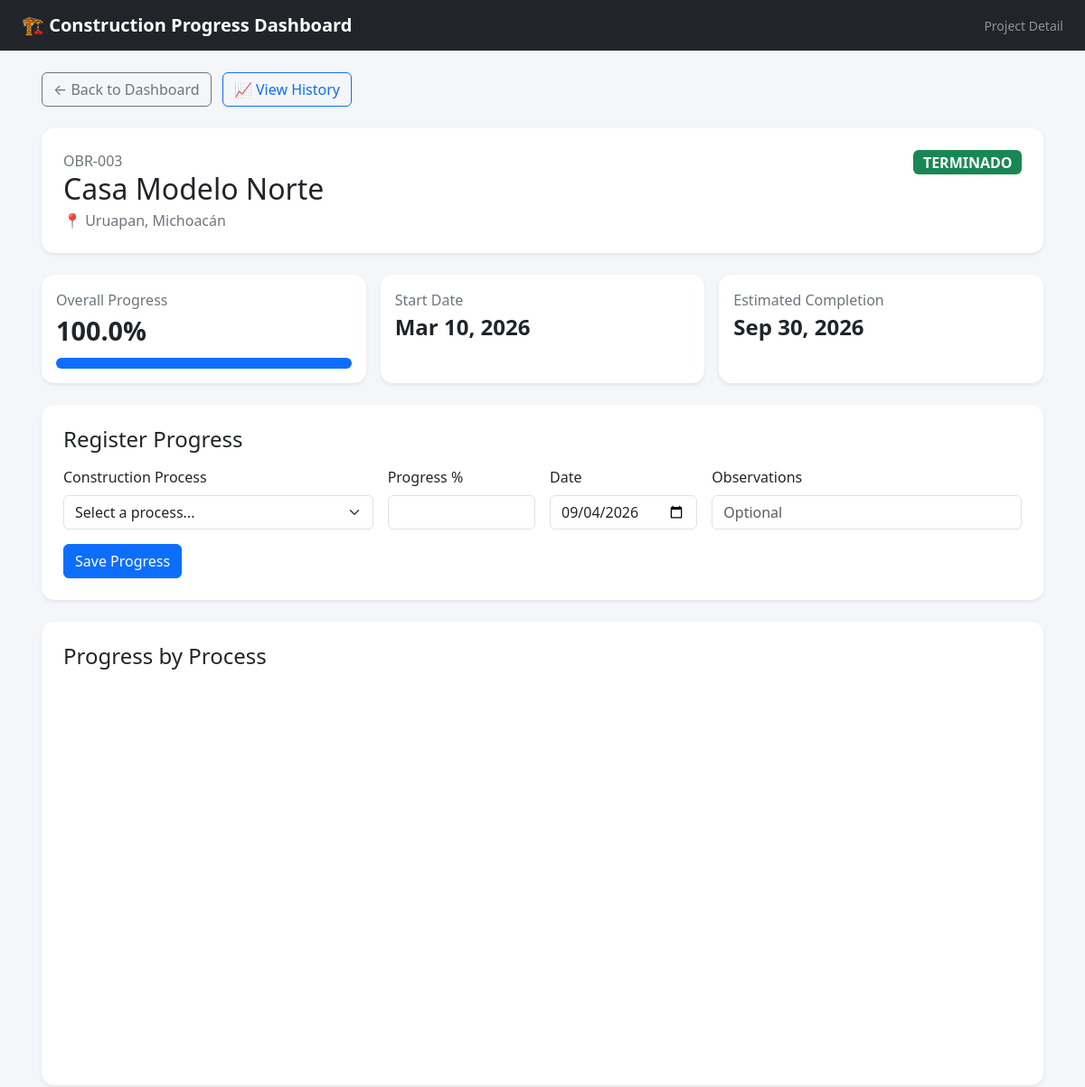
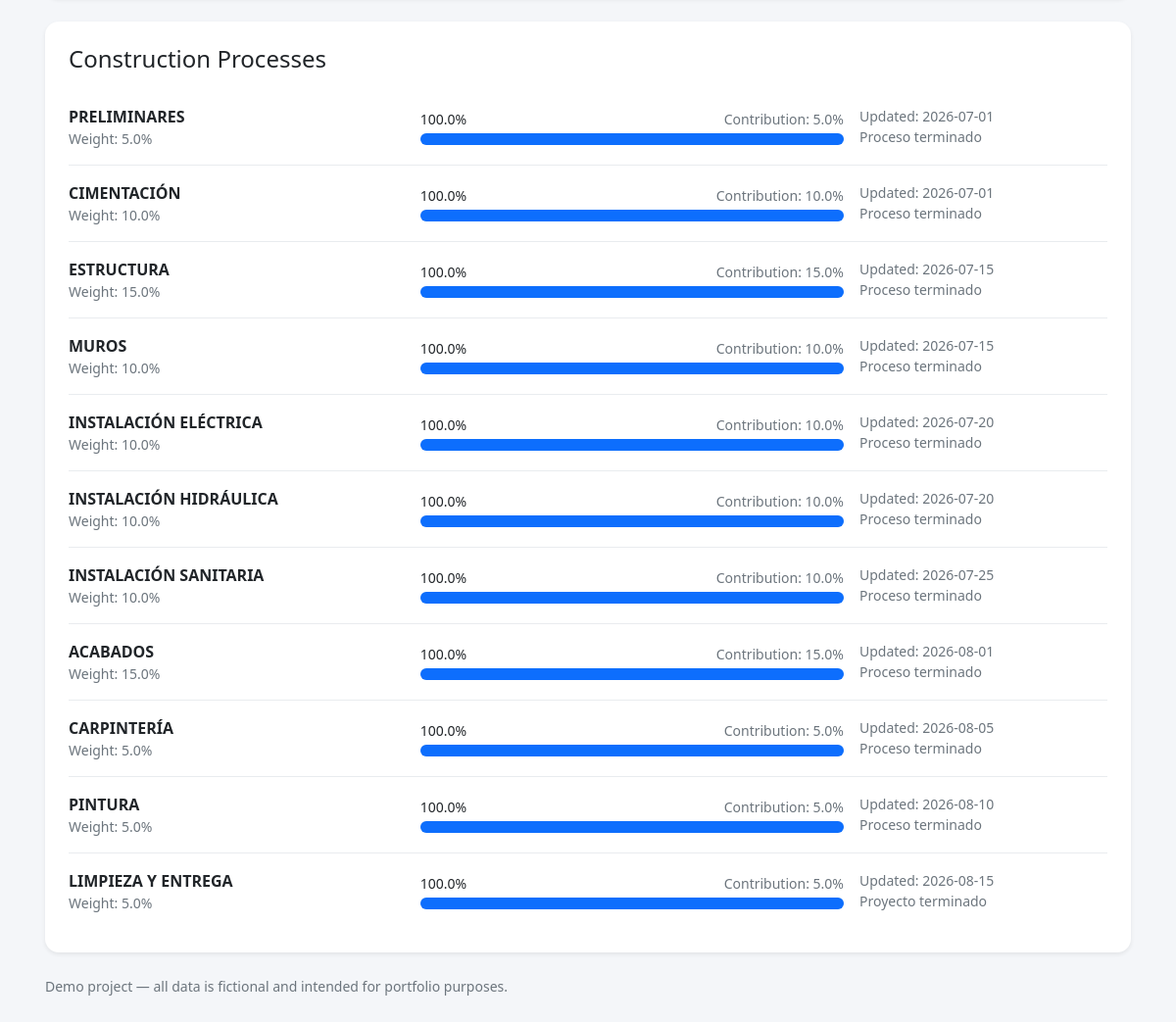
Screenshot of /detail.php?id=3 with the database file from the repository (2 pictures, top to bottom).
### tables this page shows
CREATE TABLE proyectos (
    id INT UNSIGNED AUTO_INCREMENT PRIMARY KEY,
    codigo VARCHAR(30) NOT NULL UNIQUE,
    nombre VARCHAR(150) NOT NULL,
    ubicacion VARCHAR(150) DEFAULT NULL,
    fecha_inicio DATE DEFAULT NULL,
    fecha_fin_estimada DATE DEFAULT NULL,
    estado ENUM('PENDIENTE','EN PROCESO','TERMINADO') NOT NULL DEFAULT 'PENDIENTE',
    activo TINYINT(1) NOT NULL DEFAULT 1,
    created_at TIMESTAMP NOT NULL DEFAULT CURRENT_TIMESTAMP
);

CREATE TABLE catalogo_procesos (
    id INT UNSIGNED AUTO_INCREMENT PRIMARY KEY,
    nombre VARCHAR(100) NOT NULL,
    ponderacion DECIMAL(6,2) NOT NULL DEFAULT 0,
    orden INT NOT NULL DEFAULT 0,
    activo TINYINT(1) NOT NULL DEFAULT 1
);

### public/detail.php (the view, shortened to what this page needs)
<?php
$config = require __DIR__ . '/../config/database.php';
$id = filter_input(INPUT_GET, 'id', FILTER_VALIDATE_INT);
try {
    $dsn = "mysql:host={$config['host']};dbname={$config['dbname']};charset={$config['charset']}";
    $pdo = new PDO($dsn, $config['user'], $config['password'], [
        PDO::ATTR_ERRMODE => PDO::ERRMODE_EXCEPTION,
        PDO::ATTR_DEFAULT_FETCH_MODE => PDO::FETCH_ASSOC,
    ]);
    $stmt = $pdo->prepare("SELECT * FROM proyectos WHERE id = :id AND activo = 1");
    $stmt->execute(['id' => $id]);
    $proyecto = $stmt->fetch();
    $sql = "
        SELECT
            c.id, c.nombre, c.ponderacion, c.orden,
            COALESCE(a.avance_ejecutado, 0) AS avance,
            a.fecha, a.observaciones,
            ROUND(c.ponderacion * COALESCE(a.avance_ejecutado, 0) / 100, 2) AS aporte
        FROM catalogo_procesos c
        LEFT JOIN (
            SELECT ad.proceso_id, ad.avance_ejecutado, ad.fecha, ad.observaciones
            FROM avance_detalle ad
            INNER JOIN (
                SELECT proceso_id, MAX(fecha) AS ultima_fecha
                FROM avance_detalle
                WHERE proyecto_id = :proyecto_id
                GROUP BY proceso_id
            ) ult
              ON ult.proceso_id = ad.proceso_id
             AND ult.ultima_fecha = ad.fecha
            WHERE ad.proyecto_id = :proyecto_id_2
        ) a ON a.proceso_id = c.id
        WHERE c.activo = 1
        ORDER BY c.orden
    ";
    $stmt = $pdo->prepare($sql);
    $stmt->execute(['proyecto_id' => $id, 'proyecto_id_2' => $id]);
    $procesos = $stmt->fetchAll();
    $avanceGeneral = 0;
    foreach ($procesos as $proceso) {
        $avanceGeneral += (float)$proceso['aporte'];
    }
    $avanceGeneral = round($avanceGeneral, 2);
} catch (PDOException $e) {
    http_response_code(500);
    die("Error: " . htmlspecialchars($e->getMessage()));
}
?>
<!doctype html>
<html lang="en">
<head>
<link href="https://cdn.jsdelivr.net/npm/bootstrap@5.3.3/dist/css/bootstrap.min.css" rel="stylesheet">
</head>
<body>
<nav class="navbar navbar-dark bg-dark mb-4">
<div class="container-fluid px-4">
<a href="index.php" class="navbar-brand text-decoration-none">🏗️ Construction Progress Dashboard</a>
<span class="text-white-50 small">Project Detail</span>
</div>
</nav>
<main class="container px-3 pb-5">
<a href="index.php" class="btn btn-outline-secondary mb-4">← Back to Dashboard</a>
<a href="history.php?id=<?= (int)$proyecto['id'] ?>" class="btn btn-outline-primary mb-4 ms-2">📈 View History</a>
<div class="card shadow-sm mb-4">
<div class="card-body p-4">
<div class="d-flex flex-wrap justify-content-between gap-3">
<div>
<div class="text-secondary"><?= htmlspecialchars($proyecto['codigo']) ?></div>
<h1 class="h2 mb-1"><?= htmlspecialchars($proyecto['nombre']) ?></h1>
<div class="text-secondary">📍 <?= htmlspecialchars($proyecto['ubicacion']) ?></div>
</div>
<div class="text-end">
<span class="badge text-bg-<?= $proyecto['estado']==='TERMINADO'?'success':($proyecto['estado']==='EN PROCESO'?'primary':'secondary') ?> fs-6">
<?= htmlspecialchars($proyecto['estado']) ?>
</span>
</div>
</div>
</div>
</div>
<div class="row g-3 mb-4">
<div class="col-md-4"><div class="card shadow-sm h-100"><div class="card-body">
<div class="text-secondary">Overall Progress</div><div class="metric"><?= number_format($avanceGeneral,1) ?>%</div>
<div class="progress mt-2"><div class="progress-bar" style="width:<?= min(100,$avanceGeneral) ?>%"></div></div>
</div></div></div>
<div class="col-md-4"><div class="card shadow-sm h-100"><div class="card-body">
<div class="text-secondary">Start Date</div><div class="metric fs-4"><?= $proyecto['fecha_inicio'] ? date('M d, Y',strtotime($proyecto['fecha_inicio'])) : '—' ?></div>
</div></div></div>
<div class="col-md-4"><div class="card shadow-sm h-100"><div class="card-body">
<div class="text-secondary">Estimated Completion</div><div class="metric fs-4"><?= $proyecto['fecha_fin_estimada'] ? date('M d, Y',strtotime($proyecto['fecha_fin_estimada'])) : '—' ?></div>
</div></div></div>
</div>
<div class="card shadow-sm mb-4">
<div class="card-body p-4">
<h2 class="h4 mb-3">Register Progress</h2>
<form method="post" action="save_progress.php" class="row g-3">
    <div class="col-md-4">
        <label class="form-label">Construction Process</label>
        <select name="proceso_id" class="form-select" required>
            <option value="">Select a process...</option>
        </select>
    </div>
    <div class="col-md-2">
        <label class="form-label">Progress %</label>
        <input type="number" name="avance" class="form-control" min="0" max="100" step="0.01" required>
    </div>
    <div class="col-md-2">
        <label class="form-label">Date</label>
        <input type="date" name="fecha" class="form-control" value="<?= date('Y-m-d') ?>" required>
    </div>
    <div class="col-md-4">
        <label class="form-label">Observations</label>
        <input type="text" name="observaciones" class="form-control" maxlength="255" placeholder="Optional">
    </div>
    <div class="col-12">
        <button type="submit" class="btn btn-primary">Save Progress</button>
    </div>
</form>
</div>
</div>
<div class="card shadow-sm mb-4">
<div class="card-body p-4">
<h2 class="h4 mb-3">Progress by Process</h2>
<div id="processChart" style="height:420px;"></div>
</div>
</div>
<div class="card shadow-sm">
<div class="card-body p-4">
<h2 class="h4 mb-3">Construction Processes</h2>
<?php foreach ($procesos as $p): ?>
<?php $avance = min(100,max(0,(float)$p['avance'])); ?>
<div class="process-row">
<div class="row align-items-center g-3">
<div class="col-lg-4">
<strong><?= htmlspecialchars($p['nombre']) ?></strong>
<div class="small text-secondary">Weight: <?= number_format((float)$p['ponderacion'],1) ?>%</div>
</div>
<div class="col-lg-5">
<div class="d-flex justify-content-between small mb-1">
<span><?= number_format($avance,1) ?>%</span>
<span class="text-secondary">Contribution: <?= number_format((float)$p['aporte'],1) ?>%</span>
</div>
<div class="progress"><div class="progress-bar" style="width:<?= $avance ?>%"></div></div>
</div>
<div class="col-lg-3 small text-secondary">
<?= $p['fecha'] ? 'Updated: '.htmlspecialchars($p['fecha']) : 'No progress recorded' ?>
<?php if ($p['observaciones']): ?>
<br><?= htmlspecialchars($p['observaciones']) ?>
<?php endif; ?>
</div>
</div>
</div>
<?php endforeach; ?>
</div>
</div>
<div class="text-secondary small mt-4">Demo project — all data is fictional and intended for portfolio purposes.</div>
</main>
</body>
</html>

### public/detail.php (style rules this page uses)
body { background:#f4f6f9 }
.navbar-brand { font-weight:700 }
.card { border:0;border-radius:14px }
.progress { height:12px;border-radius:12px }
.process-row { border-bottom:1px solid #e9ecef;padding:16px 0 }
.process-row:last-child { border-bottom:0 }
.metric { font-size:1.8rem;font-weight:700 }

### rows the page displays
proyectos: codigo "OBR-003", nombre "Casa Modelo Norte", ubicacion "Uruapan, Michoacán", estado "TERMINADO", fecha_inicio "Mar 10, 2026", fecha_fin_estimada "Sep 30, 2026"
catalogo_procesos: nombre "PRELIMINARES", ponderacion "5.0", avance "100.0", aporte "5.0", $avance 100 (drawn), fecha "2026-07-01", observaciones "Proceso terminado"
catalogo_procesos: nombre "CIMENTACIÓN", ponderacion "10.0", avance "100.0", aporte "10.0", $avance 100 (drawn), fecha "2026-07-01", observaciones "Proceso terminado"
catalogo_procesos: nombre "ESTRUCTURA", ponderacion "15.0", avance "100.0", aporte "15.0", $avance 100 (drawn), fecha "2026-07-15", observaciones "Proceso terminado"
catalogo_procesos: nombre "MUROS", ponderacion "10.0", avance "100.0", aporte "10.0", $avance 100 (drawn), fecha "2026-07-15", observaciones "Proceso terminado"
catalogo_procesos: nombre "INSTALACIÓN ELÉCTRICA", ponderacion "10.0", avance "100.0", aporte "10.0", $avance 100 (drawn), fecha "2026-07-20", observaciones "Proceso terminado"
catalogo_procesos: nombre "INSTALACIÓN HIDRÁULICA", ponderacion "10.0", avance "100.0", aporte "10.0", $avance 100 (drawn), fecha "2026-07-20", observaciones "Proceso terminado"
catalogo_procesos: nombre "INSTALACIÓN SANITARIA", ponderacion "10.0", avance "100.0", aporte "10.0", $avance 100 (drawn), fecha "2026-07-25", observaciones "Proceso terminado"
catalogo_procesos: nombre "ACABADOS", ponderacion "15.0", avance "100.0", aporte "15.0", $avance 100 (drawn), fecha "2026-08-01", observaciones "Proceso terminado"
catalogo_procesos: nombre "CARPINTERÍA", ponderacion "5.0", avance "100.0", aporte "5.0", $avance 100 (drawn), fecha "2026-08-05", observaciones "Proceso terminado"
catalogo_procesos: nombre "PINTURA", ponderacion "5.0", avance "100.0", aporte "5.0", $avance 100 (drawn), fecha "2026-08-10", observaciones "Proceso terminado"
catalogo_procesos: nombre "LIMPIEZA Y ENTREGA", ponderacion "5.0", avance "100.0", aporte "5.0", $avance 100 (drawn), fecha "2026-08-15", observaciones "Proyecto terminado"

### other values shown
$avanceGeneral "100.0"
